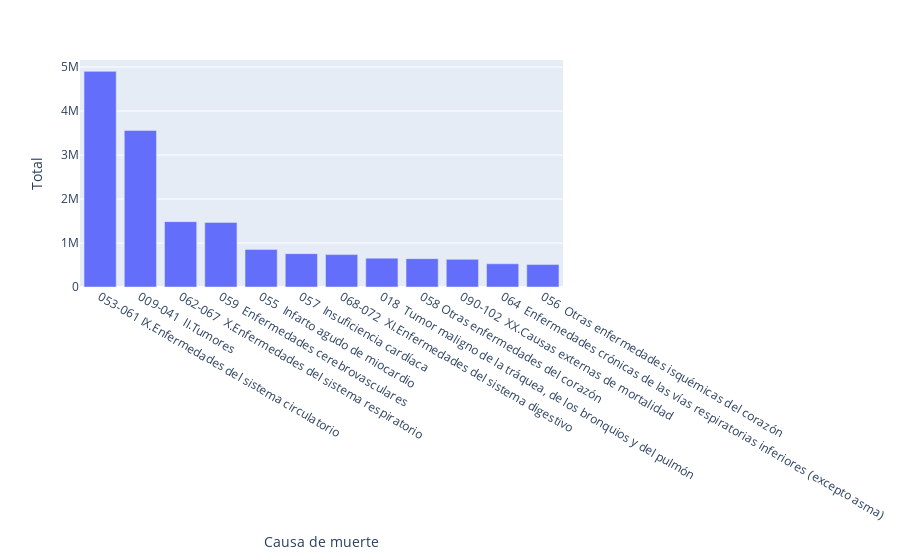

Notebook code for this chart:
### Code cell
#Gráfica de barras con las 10 mayores causas de muerte de la historia

fig_hist = px.bar(max_muertes_500, x='Causa de muerte', y='Total')
fig_hist.show()

### Figure 1 — Plotly figure (JSON) as saved in the notebook; plotly's stock layout.template omitted (floating-point values rounded to 4 significant figures)
{"data": [{"alignmentgroup": "True", "hovertemplate": "Causa de muerte=%{x}<br>Total=%{y}<extra></extra>", "legendgroup": "", "marker": {"color": "#636efa", "pattern": {"shape": ""}}, "name": "", "offsetgroup": "", "orientation": "v", "showlegend": false, "textposition": "auto", "type": "bar", "x": ["053-061 IX.Enfermedades del sistema circulatorio", "009-041  II.Tumores", "062-067  X.Enfermedades del sistema respiratorio", "059  Enfermedades cerebrovasculares", "055  Infarto agudo de miocardio", "057  Insuficiencia cardíaca", "068-072  XI.Enfermedades del sistema digestivo", "018  Tumor maligno de la tráquea, de los bronquios y del pulmón", "058 Otras enfermedades del corazón", "090-102  XX.Causas externas de mortalidad", "064  Enfermedades crónicas de las vías respiratorias inferiores (excepto asma)", "056  Otras enfermedades isquémicas del corazón"], "xaxis": "x", "y": [4901487, 3559432, 1485807, 1467841, 855162, 758343, 736556, 656092, 644917, 629156, 527573, 509696], "yaxis": "y"}], "layout": {"barmode": "relative", "legend": {"tracegroupgap": 0}, "margin": {"t": 60}, "xaxis": {"anchor": "y", "domain": [0, 1], "title": {"text": "Causa de muerte"}}, "yaxis": {"anchor": "x", "domain": [0, 1], "title": {"text": "Total"}}}}
